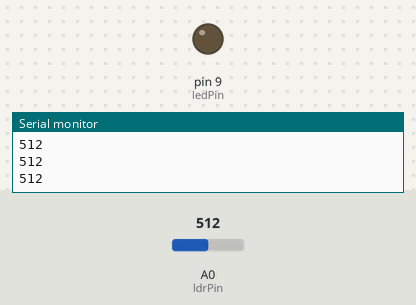
Simulated run of this sketch. Board: Arduino Uno, built with avr-gcc and run on an emulated ATmega328P. Shown: output pins drawn as LEDs (lit = HIGH), the last lines printed to the serial monitor. The test bench sets the inputs (shaded band); at power-on: A0 (ldrPin) = 512.

Above: at 1.2 s.
1.3 s: A0 (ldrPin) set to 492
At 2.1 s:
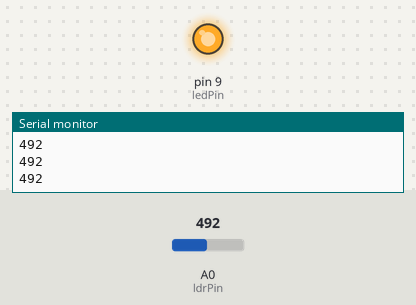
2.8 s: A0 (ldrPin) set to 510
At 3.4 s:
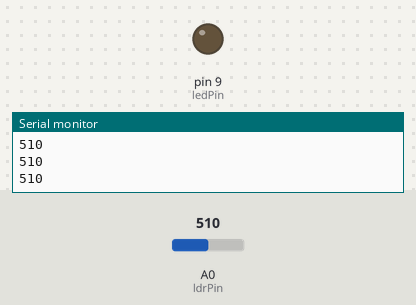
4.3 s: A0 (ldrPin) set to 490
At 4.7 s:
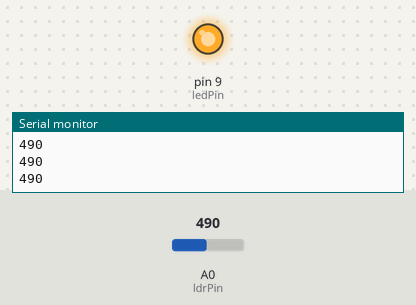
Timing chart, 0 to 7.3 s (numbered marks = the images above; inputs shaded):
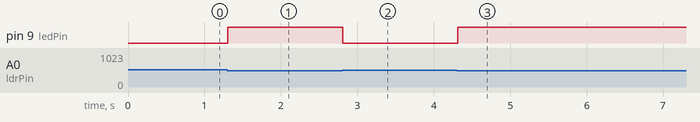

Measured:
- the behaviour switches between 500 and 499 on A0 (ldrPin) (found by bisection; images 0 and 1)
- after the input at 1.3 s, pin 9 (ledPin): LOW → HIGH at once
- after the input at 2.8 s, pin 9 (ledPin): HIGH → LOW at once
- after the input at 4.3 s, pin 9 (ledPin): LOW → HIGH at once

The sketch:

Fotosensor.ino
```cpp
// Define los pines
const int ldrPin = A0;  // Pin donde está conectado el LDR (analógico)
const int ledPin = 9;   // Pin donde está conectado el LED (digital)

// Define el umbral de luz
int umbralLuz = 500;    // Ajusta este valor según tus necesidades

void setup() {
  pinMode(ledPin, OUTPUT);  // Configura el pin del LED como salida
  Serial.begin(9600);       // Inicia la comunicación serie para monitorear los valores
}

void loop() {
  // Lee el valor del LDR
  int valorLuz = analogRead(ldrPin);

  // Imprime el valor leído (opcional, para monitoreo en el Monitor Serie)
  Serial.println(valorLuz);

  // Compara el valor de luz con el umbral
  if (valorLuz < umbralLuz) {
    digitalWrite(ledPin, HIGH); // Enciende el LED si hay poca luz
  } else {
    digitalWrite(ledPin, LOW);  // Apaga el LED si hay suficiente luz
  }

  delay(100); // Pausa para evitar lecturas muy rápidas
}
```
